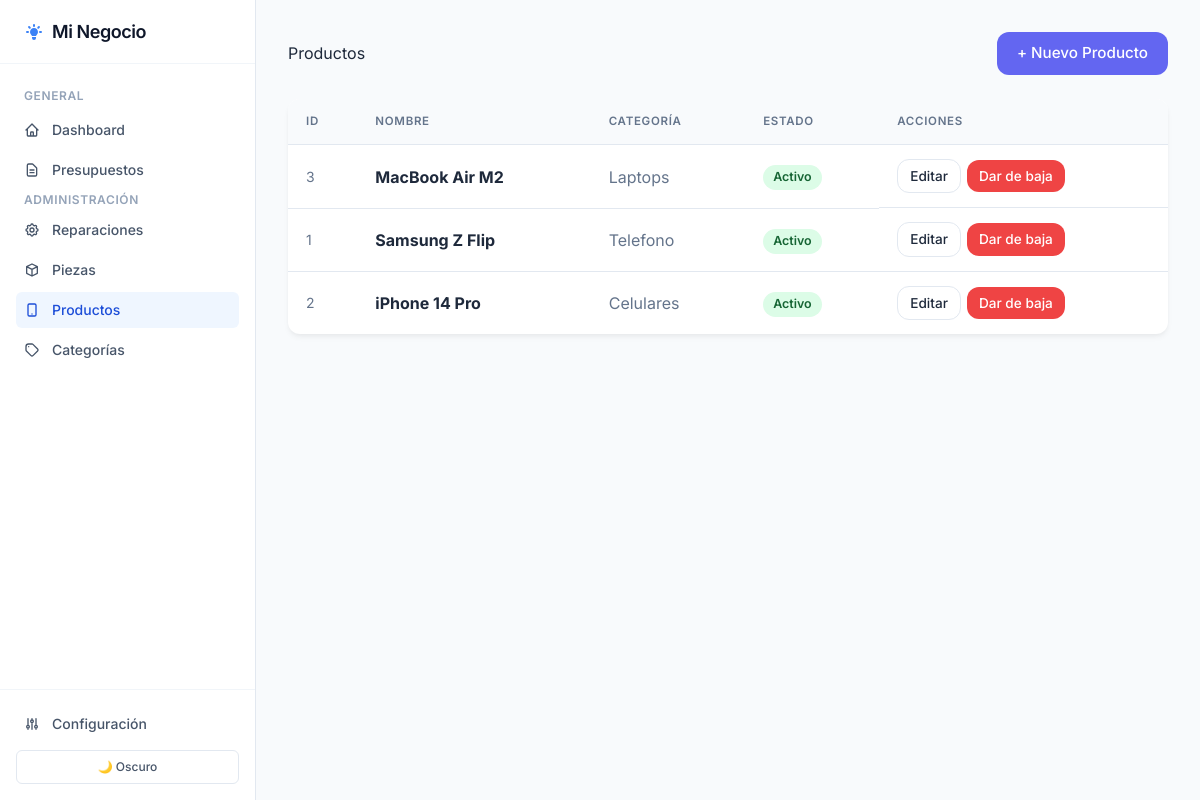
The page /productos on the database its author committed.
### tables this page shows
CREATE TABLE configuracion (
                clave TEXT PRIMARY KEY,
                valor TEXT NOT NULL,
                descripcion TEXT
            );

CREATE TABLE producto (
                id           INTEGER PRIMARY KEY AUTOINCREMENT,
                nombre       TEXT NOT NULL,
                categoria_id INTEGER NOT NULL,
                activo       INTEGER NOT NULL DEFAULT 1,
                FOREIGN KEY (categoria_id) REFERENCES categoria(id)
            );

CREATE TABLE categoria (
                id     INTEGER PRIMARY KEY AUTOINCREMENT,
                nombre TEXT NOT NULL UNIQUE,
                activo INTEGER NOT NULL DEFAULT 1
            );

### app.py (the view)
@app.route("/productos")
def vista_productos():
    conn = None
    try:
        conn = get_connection()
        cur = conn.cursor()
        cur.execute("""
            SELECT p.id, p.nombre, p.categoria_id, p.activo, c.nombre AS categoria_nombre
            FROM producto p JOIN categoria c ON c.id = p.categoria_id
            ORDER BY p.nombre
        """)
        productos = [dict(r) for r in cur.fetchall()]
        return render_template("productos/lista.html", productos=productos)
    finally:
        if conn:
            conn.close()

### app.py (called while the page is built)
def get_connection():
    conn = sqlite3.connect(DB_PATH)
    conn.row_factory = sqlite3.Row          # permite acceder columnas por nombre
    conn.execute("PRAGMA foreign_keys = ON")
    return conn

### templates/productos/lista.html (shortened to what this page needs)
{% extends 'base.html' %}
{% set seccion = 'productos' %}
{% block content %}
<div class="page-header">
    <h1>Productos</h1>
    <a href="/productos/nuevo" class="btn btn-primary">+ Nuevo Producto</a>
</div>
<div class="table-container">
    <table class="crud-table">
        <thead>
            <tr>
                <th>ID</th>
                <th>Nombre</th>
                <th>Categoría</th>
                <th>Estado</th>
                <th>Acciones</th>
            </tr>
        </thead>
        <tbody>
            {% for p in productos %}
            <tr>
                <td class="text-muted text-sm">{{ p.id }}</td>
                <td><strong>{{ p.nombre }}</strong></td>
                <td class="text-muted">{{ p.categoria_nombre }}</td>
                <td>
                    {% if p.activo %}
                        <span class="badge badge-active">Activo</span>
                    {% else %}
                        <span class="badge badge-inactive">Baja</span>
                    {% endif %}
                </td>
                <td class="actions">
                    <a href="/productos/{{ p.id }}/editar" class="btn btn-sm btn-outline">Editar</a>
                    {% if p.activo %}
                    <form action="/productos/{{ p.id }}/baja" method="POST" class="inline-form"
                          onsubmit="return confirm('¿Dar de baja el producto «{{ p.nombre }}»?');">
                        <button type="submit" class="btn btn-sm btn-danger">Dar de baja</button>
                    </form>
                    {% endif %}
                </td>
            </tr>
            {% else %}
            <tr>
                <td colspan="5" class="empty-state">No hay productos registrados.</td>
            </tr>
            {% endfor %}
        </tbody>
    </table>
</div>
{% endblock %}

### templates/base.html (shortened to what this page needs)
<!DOCTYPE html>
<html lang="es" data-theme="light">
<head>
    <script src="https://cdn.tailwindcss.com"></script>
    <link rel="stylesheet" href="{{ url_for('static', filename='style.css') }}">
</head>
<body class="bg-slate-50 text-slate-800 antialiased flex h-screen overflow-hidden font-sans selection:bg-blue-100 selection:text-blue-900 transition-colors duration-300 dark:bg-slate-900 dark:text-slate-100">
    <aside class="w-64 bg-white dark:bg-slate-950 border-r border-slate-200 dark:border-slate-800 flex flex-col flex-shrink-0 transition-colors duration-300">
        <div class="h-16 flex items-center px-6 border-b border-slate-100 dark:border-slate-800">
            <a href="/" class="flex items-center gap-2 text-slate-900 dark:text-white text-lg font-semibold tracking-tight hover:opacity-80 transition-opacity">
                {{ config_alias.negocio | default('Mi Negocio') }}
            </a>
        </div>
        <nav class="flex-1 px-4 py-6 overflow-y-auto space-y-1">
            <p class="px-2 text-xs font-semibold text-slate-400 dark:text-slate-500 uppercase tracking-wider mb-2">General</p>
            <a href="/" class="flex items-center gap-3 px-2 py-2 text-sm font-medium rounded-md transition-colors {% if seccion == 'dashboard' %}bg-blue-50 text-blue-700 dark:bg-blue-900/30 dark:text-blue-400{% else %}text-slate-600 hover:bg-slate-100 dark:text-slate-400 dark:hover:bg-slate-800 dark:hover:text-slate-200{% endif %}">
                <svg class="w-4 h-4" fill="none" stroke="currentColor" viewBox="0 0 24 24"><path stroke-linecap="round" stroke-linejoin="round" stroke-width="2" d="M3 12l2-2m0 0l7-7 7 7M5 10v10a1 1 0 001 1h3m10-11l2 2m-2-2v10a1 1 0 01-1 1h-3m-6 0a1 1 0 001-1v-4a1 1 0 011-1h2a1 1 0 011 1v4a1 1 0 001 1m-6 0h6"></path></svg>
                Dashboard
            </a>
            <a href="/presupuestos" class="flex items-center gap-3 px-2 py-2 text-sm font-medium rounded-md transition-colors {% if seccion == 'presupuestos' %}bg-blue-50 text-blue-700 dark:bg-blue-900/30 dark:text-blue-400{% else %}text-slate-600 hover:bg-slate-100 dark:text-slate-400 dark:hover:bg-slate-800 dark:hover:text-slate-200{% endif %}">
                <svg class="w-4 h-4" fill="none" stroke="currentColor" viewBox="0 0 24 24"><path stroke-linecap="round" stroke-linejoin="round" stroke-width="2" d="M9 12h6m-6 4h6m2 5H7a2 2 0 01-2-2V5a2 2 0 012-2h5.586a1 1 0 01.707.293l5.414 5.414a1 1 0 01.293.707V19a2 2 0 01-2 2z"></path></svg>
                Presupuestos
            </a>
            <p class="px-2 text-xs font-semibold text-slate-400 dark:text-slate-500 uppercase tracking-wider mt-6 mb-2">Administración</p>
            <a href="/tipos-reparacion" class="flex items-center gap-3 px-2 py-2 text-sm font-medium rounded-md transition-colors {% if seccion == 'reparaciones' %}bg-blue-50 text-blue-700 dark:bg-blue-900/30 dark:text-blue-400{% else %}text-slate-600 hover:bg-slate-100 dark:text-slate-400 dark:hover:bg-slate-800 dark:hover:text-slate-200{% endif %}">
                {{ config_alias.servicios | default('Servicios') }}
            </a>
            <a href="/piezas" class="flex items-center gap-3 px-2 py-2 text-sm font-medium rounded-md transition-colors {% if seccion == 'piezas' %}bg-blue-50 text-blue-700 dark:bg-blue-900/30 dark:text-blue-400{% else %}text-slate-600 hover:bg-slate-100 dark:text-slate-400 dark:hover:bg-slate-800 dark:hover:text-slate-200{% endif %}">
                <svg class="w-4 h-4" fill="none" stroke="currentColor" viewBox="0 0 24 24"><path stroke-linecap="round" stroke-linejoin="round" stroke-width="2" d="M20 7l-8-4-8 4m16 0l-8 4m8-4v10l-8 4m0-10L4 7m8 4v10M4 7v10l8 4"></path></svg>
                {{ config_alias.insumos | default('Insumos') }}
            </a>
            <a href="/productos" class="flex items-center gap-3 px-2 py-2 text-sm font-medium rounded-md transition-colors {% if seccion == 'productos' %}bg-blue-50 text-blue-700 dark:bg-blue-900/30 dark:text-blue-400{% else %}text-slate-600 hover:bg-slate-100 dark:text-slate-400 dark:hover:bg-slate-800 dark:hover:text-slate-200{% endif %}">
                <svg class="w-4 h-4" fill="none" stroke="currentColor" viewBox="0 0 24 24"><path stroke-linecap="round" stroke-linejoin="round" stroke-width="2" d="M12 18h.01M8 21h8a2 2 0 002-2V5a2 2 0 00-2-2H8a2 2 0 00-2 2v14a2 2 0 002 2z"></path></svg>
                {{ config_alias.proyectos | default('Proyectos') }}
            </a>
            <a href="/categorias" class="flex items-center gap-3 px-2 py-2 text-sm font-medium rounded-md transition-colors {% if seccion == 'categorias' %}bg-blue-50 text-blue-700 dark:bg-blue-900/30 dark:text-blue-400{% else %}text-slate-600 hover:bg-slate-100 dark:text-slate-400 dark:hover:bg-slate-800 dark:hover:text-slate-200{% endif %}">
                <svg class="w-4 h-4" fill="none" stroke="currentColor" viewBox="0 0 24 24"><path stroke-linecap="round" stroke-linejoin="round" stroke-width="2" d="M7 7h.01M7 3h5c.512 0 1.024.195 1.414.586l7 7a2 2 0 010 2.828l-7 7a2 2 0 01-2.828 0l-7-7A1.994 1.994 0 013 12V7a4 4 0 014-4z"></path></svg>
                Categorías
            </a>
        </nav>
        <div class="p-4 border-t border-slate-100 dark:border-slate-800">
            <a href="/configuracion" class="flex items-center gap-3 px-2 py-2 text-sm font-medium rounded-md text-slate-600 hover:bg-slate-100 dark:text-slate-400 dark:hover:bg-slate-800 dark:hover:text-slate-200 transition-colors">
                <svg class="w-4 h-4" fill="none" stroke="currentColor" viewBox="0 0 24 24"><path stroke-linecap="round" stroke-linejoin="round" stroke-width="2" d="M12 6V4m0 2a2 2 0 100 4m0-4a2 2 0 110 4m-6 8a2 2 0 100-4m0 4a2 2 0 110-4m0 4v2m0-6V4m6 6v10m6-2a2 2 0 100-4m0 4a2 2 0 110-4m0 4v2m0-6V4"></path></svg>
                Configuración
            </a>
            <button id="theme-toggle" class="mt-2 w-full flex justify-center items-center gap-2 px-2 py-2 text-xs font-medium rounded-md border border-slate-200 dark:border-slate-700 text-slate-600 dark:text-slate-400 hover:bg-slate-50 dark:hover:bg-slate-800 transition-colors">
                <span class="icon-dark inline dark:hidden">🌙 Oscuro</span>
            </button>
        </div>
    </aside>
    <main class="flex-1 flex flex-col overflow-y-auto">
        <div class="p-8 max-w-6xl mx-auto w-full">
            {% block content %}{% endblock %}
        </div>
    </main>
</body>
</html>

### static/style.css (style rules this page uses)
:root { --bg-color: #f4f7f6; --surface-color: #ffffff; --text-primary: #1e293b; --text-secondary: #64748b; --primary-color: #6366f1; --primary-hover: #4f46e5; --danger-color: #ef4444; --danger-hover: #dc2626; --success-color: #10b981; --warning-color: #f59e0b; --border-color: #e2e8f0; --sidebar-bg: #0f172a; --sidebar-text: #cbd5e1; --sidebar-hover: #1e293b; --sidebar-active: #38bdf8; --radius: 12px; --shadow: 0 4px 6px -1px rgba(0,0,0,.05), 0 2px 4px -1px rgba(0,0,0,.03); --shadow-lg: 0 10px 25px -3px rgba(0,0,0,.1), 0 4px 8px -2px rgba(0,0,0,.05); }
* { box-sizing: border-box; margin: 0; padding: 0; }
body { font-family: 'Inter', sans-serif; background-color: var(--bg-color); color: var(--text-primary); line-height: 1.6; transition: background-color 0.3s ease, color 0.3s ease; }
h1, h2, h3 { color: var(--text-primary); margin-bottom: 1rem; }
.page-header { display: flex; justify-content: space-between; align-items: center; margin-bottom: 24px; }
.page-header h1 { margin-bottom: 0; }
.btn { display: inline-flex; align-items: center; gap: 6px; padding: 10px 20px; border-radius: var(--radius); font-weight: 500; text-decoration: none; cursor: pointer; transition: all 0.2s; border: none; font-size: 0.95rem; font-family: inherit; }
.btn-sm { padding: 6px 12px; font-size: 0.85rem; }
.btn-primary { background-color: var(--primary-color); color: white; }
.btn-outline { background: transparent; border: 1px solid var(--border-color); color: var(--text-primary); }
.btn-danger { background-color: var(--danger-color); color: white; }
.table-container { background: var(--surface-color); border-radius: var(--radius); box-shadow: var(--shadow); overflow: hidden; }
.crud-table { width: 100%; border-collapse: collapse; }
.crud-table th, .crud-table td { padding: 14px 18px; text-align: left; border-bottom: 1px solid var(--border-color); }
.crud-table th { background: #f8fafc; font-weight: 600; color: var(--text-secondary); text-transform: uppercase; font-size: 0.72rem; letter-spacing: 0.06em; }
.crud-table tr:last-child td { border-bottom: none; }
.actions { display: flex; gap: 6px; align-items: center; }
.inline-form { display: inline; }
.badge { display: inline-block; padding: 3px 10px; border-radius: 9999px; font-size: 0.78rem; font-weight: 600; }
.badge-active { background: #dcfce7; color: #166534; }
.text-muted { color: var(--text-secondary); }
.text-sm { font-size: 0.85rem; }

### rows shown on the page
configuracion: negocio "Mi Negocio"
configuracion: servicios "Reparaciones"
configuracion: insumos "Piezas"
configuracion: proyectos "Productos"
producto: id "3", nombre "MacBook Air M2", categoria_nombre "Laptops", activo "Activo"
producto: id "1", nombre "Samsung Z Flip", categoria_nombre "Telefono", activo "Activo"
producto: id "2", nombre "iPhone 14 Pro", categoria_nombre "Celulares", activo "Activo"
